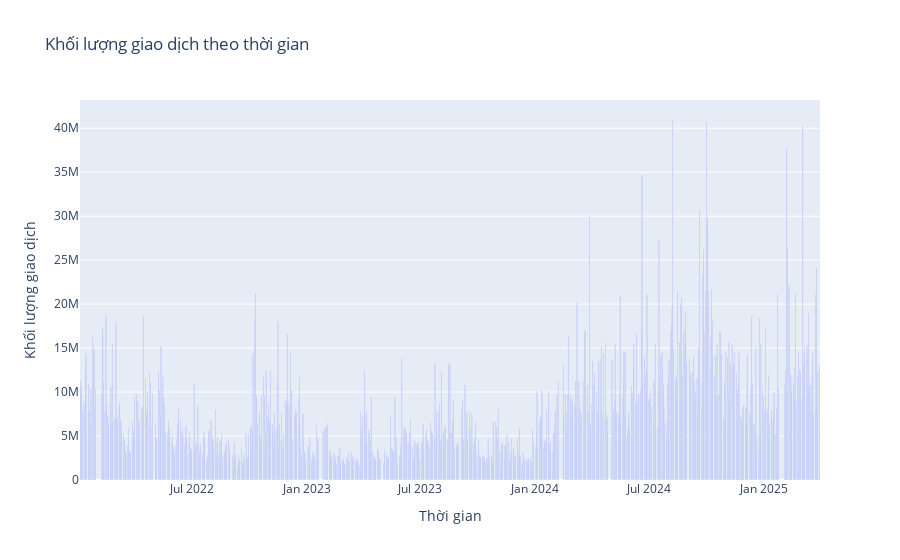

Notebook cell for this chart:
### Markdown cell above
Theo biểu đồ nến, ta thấy:
  - Từ đầu năm 2022 - gần cuối năm 2022, giá của cổ phiếu có xu hướng giảm mạnh, và đạt đáy vào 16/10/2022, sau đó có phục hồi và đi ngang đến gần cuối năm 2023.
  - Từ đầu năm 2024, giá của cổ phiếu có xu hướng tăng mạnh đến tháng 3 năm 2024 rồi đi ngang sau đó tăng nhẹ.

### Code cell
visualize_volume_each_bank("Techcombank")

### Figure 1 — Plotly figure (JSON) as saved in the notebook; plotly's stock layout.template omitted (floating-point values rounded to 4 significant figures; data arrays with more than 128 entries replaced by an {"elided": "..."} marker saying what was removed)
{"data": [{"type": "bar", "x": {"elided": "806 str values"}, "y": {"elided": "806 int values"}}], "layout": {"title": {"text": "Khối lượng giao dịch theo thời gian"}, "xaxis": {"title": {"text": "Thời gian"}}, "yaxis": {"title": {"text": "Khối lượng giao dịch"}}}}
